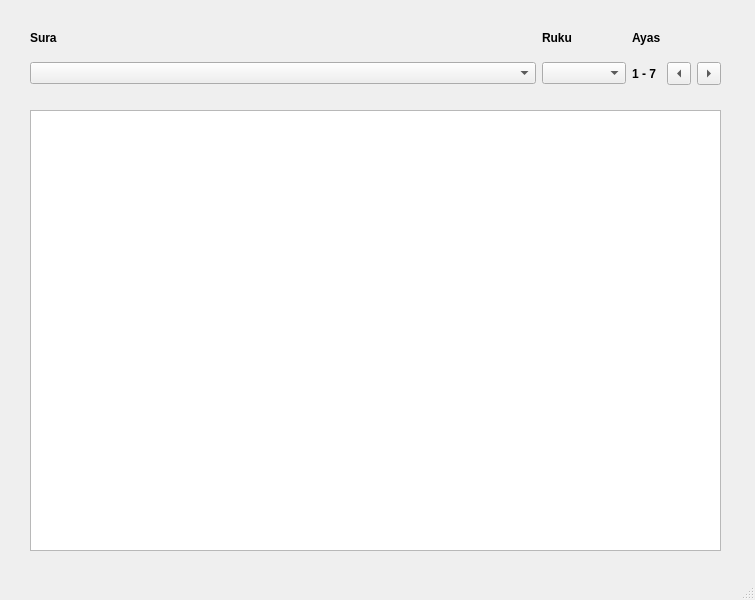
<?xml version="1.0" encoding="UTF-8"?>
<ui version="4.0">
 <class>MainWindow</class>
 <widget class="QMainWindow" name="MainWindow">
  <property name="geometry">
   <rect>
    <x>0</x>
    <y>0</y>
    <width>755</width>
    <height>600</height>
   </rect>
  </property>
  <property name="windowTitle">
   <string>Holy Quran Reader</string>
  </property>
  <widget class="QWidget" name="centralwidget">
   <widget class="QWidget" name="layoutWidget">
    <property name="geometry">
     <rect>
      <x>30</x>
      <y>20</y>
      <width>691</width>
      <height>65</height>
     </rect>
    </property>
    <layout class="QGridLayout" name="gridLayout" rowstretch="0,0" columnstretch="6,1,0,0,0">
     <property name="verticalSpacing">
      <number>6</number>
     </property>
     <item row="1" column="2">
      <widget class="QLabel" name="ayatRange">
       <property name="font">
        <font>
         <weight>75</weight>
         <bold>true</bold>
        </font>
       </property>
       <property name="statusTip">
        <string>Range of ayas in current ruku</string>
       </property>
       <property name="text">
        <string>1 - 7</string>
       </property>
      </widget>
     </item>
     <item row="0" column="0">
      <widget class="QLabel" name="suraLabel">
       <property name="font">
        <font>
         <weight>75</weight>
         <bold>true</bold>
        </font>
       </property>
       <property name="text">
        <string>Sura</string>
       </property>
      </widget>
     </item>
     <item row="0" column="2">
      <widget class="QLabel" name="ayaLabel">
       <property name="font">
        <font>
         <weight>75</weight>
         <bold>true</bold>
        </font>
       </property>
       <property name="text">
        <string>Ayas</string>
       </property>
      </widget>
     </item>
     <item row="0" column="1">
      <widget class="QLabel" name="rukuLabel">
       <property name="font">
        <font>
         <weight>75</weight>
         <bold>true</bold>
        </font>
       </property>
       <property name="text">
        <string>Ruku</string>
       </property>
      </widget>
     </item>
     <item row="1" column="0">
      <widget class="QComboBox" name="suraComboBox">
       <property name="font">
        <font>
         <weight>75</weight>
         <bold>true</bold>
        </font>
       </property>
       <property name="toolTip">
        <string/>
       </property>
       <property name="statusTip">
        <string>Sura List</string>
       </property>
       <property name="whatsThis">
        <string/>
       </property>
       <property name="editable">
        <bool>false</bool>
       </property>
      </widget>
     </item>
     <item row="1" column="1">
      <widget class="QComboBox" name="rukuComboBox">
       <property name="baseSize">
        <size>
         <width>200</width>
         <height>0</height>
        </size>
       </property>
       <property name="font">
        <font>
         <weight>75</weight>
         <bold>true</bold>
        </font>
       </property>
       <property name="statusTip">
        <string>Ruku List</string>
       </property>
      </widget>
     </item>
     <item row="1" column="3">
      <widget class="QToolButton" name="nextButton">
       <property name="statusTip">
        <string>Next Ruku (Ctrl+N)</string>
       </property>
       <property name="text">
        <string>...</string>
       </property>
       <property name="shortcut">
        <string>Ctrl+N</string>
       </property>
       <property name="arrowType">
        <enum>Qt::LeftArrow</enum>
       </property>
      </widget>
     </item>
     <item row="1" column="4">
      <widget class="QToolButton" name="prevButton">
       <property name="statusTip">
        <string>Previous Ruku (Ctrl+P)</string>
       </property>
       <property name="text">
        <string>...</string>
       </property>
       <property name="shortcut">
        <string>Ctrl+P</string>
       </property>
       <property name="arrowType">
        <enum>Qt::RightArrow</enum>
       </property>
      </widget>
     </item>
    </layout>
   </widget>
   <widget class="QTextEdit" name="ayatText">
    <property name="geometry">
     <rect>
      <x>30</x>
      <y>110</y>
      <width>691</width>
      <height>441</height>
     </rect>
    </property>
    <property name="sizePolicy">
     <sizepolicy hsizetype="Expanding" vsizetype="Expanding">
      <horstretch>0</horstretch>
      <verstretch>0</verstretch>
     </sizepolicy>
    </property>
    <property name="font">
     <font>
      <family>Nafees [PYRS]</family>
      <pointsize>18</pointsize>
      <weight>50</weight>
      <bold>false</bold>
     </font>
    </property>
    <property name="statusTip">
     <string>Ayat Text</string>
    </property>
    <property name="styleSheet">
     <string notr="true"/>
    </property>
    <property name="readOnly">
     <bool>true</bool>
    </property>
   </widget>
  </widget>
  <widget class="QStatusBar" name="statusbar">
   <property name="font">
    <font>
     <pointsize>9</pointsize>
     <weight>75</weight>
     <italic>false</italic>
     <bold>true</bold>
    </font>
   </property>
   <property name="statusTip">
    <string>Holy Quran Reader</string>
   </property>
   <property name="autoFillBackground">
    <bool>false</bool>
   </property>
   <property name="styleSheet">
    <string notr="true"/>
   </property>
  </widget>
  <action name="actionExit">
   <property name="text">
    <string>Settings</string>
   </property>
  </action>
  <action name="actionExit_2">
   <property name="text">
    <string>Exit</string>
   </property>
  </action>
 </widget>
 <resources/>
 <connections/>
</ui>
